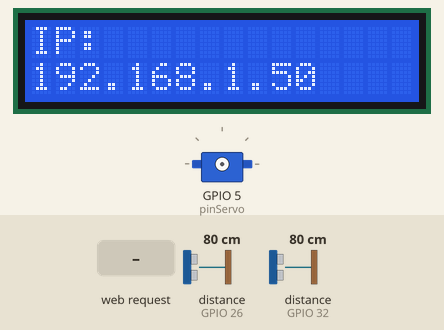
A sketch run on a simulated ESP32. Shown: 16×2 character LCD, servo. Wiring (inferred from the names in the program): 2 × ultrasonic range finder: trigger GPIO 27, echo GPIO 26 / trigger GPIO 33, echo GPIO 32. The test bench sets the inputs (shaded band); at power-on: distance to the obstacle (sensors on GPIO 26, GPIO 32) 80 cm. The echo pulse lasts 58.3 µs per cm; WiFi joins after 1.5 s; servers stay silent unless stated; uploads are accepted with an empty reply; what the sketch prints to the serial monitor is not drawn.

Above: at 1.6 s.
At 4.8 s:
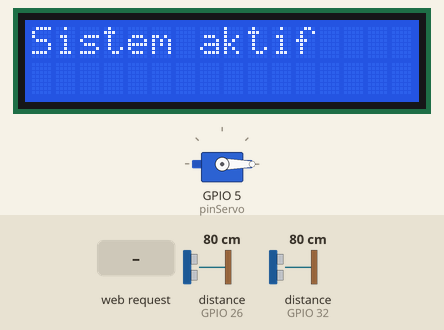
4.9 s: HTTP request GET /telur/simpan.php received
At 6.0 s:
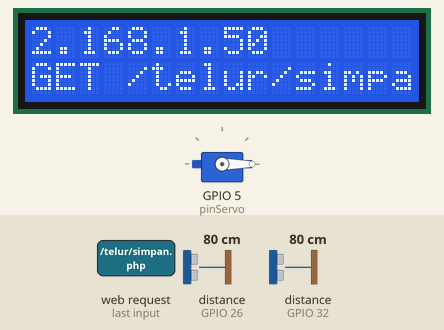
6.6 s: HTTP request GET /jelek received
At 7.8 s:
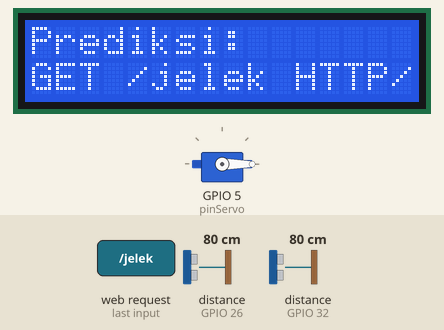
8.1 s: HTTP request GET /bagus received
At 8.9 s:
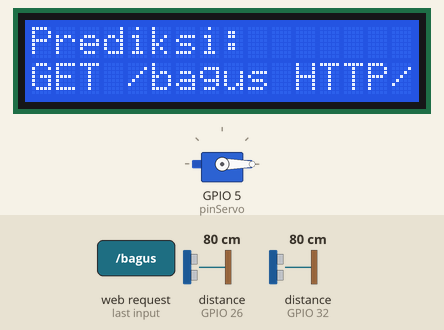
9.7 s: distance to the obstacle (sensor on GPIO 26) set to 7 cm
11.2 s: distance to the obstacle (sensor on GPIO 26) set to 4 cm
Timing chart, 0 to 14.2 s (numbered marks = the images above; inputs shaded):
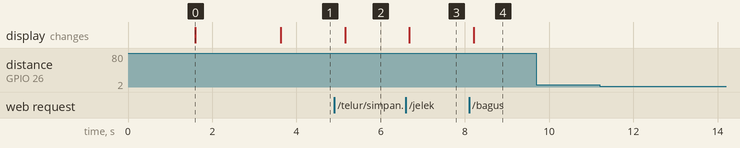

The sketch:

sketch_may28a.ino
```cpp
#include <WiFi.h>
#include <Wire.h>
#include <ESP32Servo.h>
#include <LiquidCrystal_I2C.h>
#include <HTTPClient.h>

// === WiFi Configuration ===
const char* ssid = "MONICA 123";
const char* password = "11223344";

// === Server Manual IP ===
const String serverIP = "192.168.100.37";
const String serverPath = "/telur/simpan.php";

// === ESP32 Server for ESP32-CAM Communication ===
WiFiServer server(8080);
WiFiClient client;

// === LCD Setup ===
LiquidCrystal_I2C lcd(0x27, 16, 2);

// === Servo Setup ===
Servo servoTelur;
const int pinServo = 5; // GPIO5

// === Ultrasonic Sensor Pins ===
const int trigPin1 = 27; // Sensor jelek
const int echoPin1 = 26;
const int trigPin2 = 33; // Sensor bagus
const int echoPin2 = 32;

long readDistanceCM(int trigPin, int echoPin) {
  digitalWrite(trigPin, LOW);
  delayMicroseconds(2);
  digitalWrite(trigPin, HIGH);
  delayMicroseconds(10);
  digitalWrite(trigPin, LOW);
  long duration = pulseIn(echoPin, HIGH, 30000);
  return duration * 0.034 / 2;
}

void kirimKeDatabase(const String& jenisTelur) {
  if (WiFi.status() != WL_CONNECTED) {
    Serial.println("WiFi tidak terhubung.");
    return;
  }

  HTTPClient http;
  String url = "http://" + serverIP + serverPath;

  http.begin(url);
  http.addHeader("Content-Type", "application/x-www-form-urlencoded");

  String data ="egg_scans=" + jenisTelur;
  int httpResponseCode = http.POST(data);

  Serial.print("Mengirim ke DB: ");
  Serial.println(url);
  Serial.print("Jenis: ");
  Serial.println(jenisTelur);
  Serial.print("Response code: ");
  Serial.println(httpResponseCode);

  if (httpResponseCode > 0) {
    Serial.println("Respon: " + http.getString());
  } else {
    Serial.println("Gagal kirim data.");
  }

  http.end();
}

void setup() {
  Serial.begin(115200);

  // LCD
  lcd.init();
  lcd.backlight();
  lcd.setCursor(0, 0);
  lcd.print("Connecting WiFi");

  // WiFi
  WiFi.begin(ssid, password);
  while (WiFi.status() != WL_CONNECTED) {
    delay(500);
    Serial.print(".");
  }
  Serial.println("\nWiFi Connected");
  Serial.print("IP Address: ");
  Serial.println(WiFi.localIP());

  lcd.clear();
  lcd.setCursor(0, 0);
  lcd.print("IP:");
  lcd.setCursor(0, 1);
  lcd.print(WiFi.localIP());
  delay(2000);

  // Start TCP Server
  server.begin();

  // Servo
  servoTelur.attach(pinServo);
  servoTelur.write(0); // posisi awal

  // Sensor
  pinMode(trigPin1, OUTPUT);
  pinMode(echoPin1, INPUT);
  pinMode(trigPin2, OUTPUT);
  pinMode(echoPin2, INPUT);

  lcd.clear();
  lcd.print("Sistem aktif");
}

void loop() {
  // === ESP32-CAM Communication ===
  client = server.available();
  if (client) {
    Serial.println("ESP32-CAM terhubung.");
    String incomingData = "";

    while (client.connected()) {
      while (client.available()) {
        char c = client.read();
        incomingData += c;
      }

      if (incomingData.length() > 0) {
        incomingData.trim();
        Serial.print("Prediksi CAM: ");
        Serial.println(incomingData);

        lcd.clear();
        lcd.setCursor(0, 0);
        lcd.print("Prediksi: ");
        lcd.setCursor(0, 1);
        lcd.print(incomingData);

        if (incomingData == "jelek") {
          servoTelur.write(20);
          delay(4000);
          servoTelur.write(90);
        } else if (incomingData == "bagus") {
          servoTelur.write(90);
        }
        client.stop();
        Serial.println ("koneksi terputus");


      }
    }
  }

  // === Sensor Jelek (Sensor 1) ===
  long jarak1 = readDistanceCM(trigPin1, echoPin1);
  if (jarak1 > 0 && jarak1 < 5) {
    Serial.println("Telur JELEK terdeteksi.");
    kirimKeDatabase("bad");
    delay(1000);
  }

  // === Sensor Bagus (Sensor 2) ===
  long jarak2 = readDistanceCM(trigPin2, echoPin2);
  if (jarak2 > 0 && jarak2 < 5) {
    Serial.println("Telur BAGUS terdeteksi.");
    kirimKeDatabase("good");
    delay(1000);
  }

  delay(200); // minimal delay
}
```

Measured:
- after the input at 4.9 s, the display: changes after 0.26 s (image 2)
- after the input at 6.6 s, the display: changes after 0.08 s (image 3)
- after the input at 8.1 s, the display: changes after 0.11 s (image 4)
- after the input at 9.7 s, every drawn part: stays the same
- after the input at 11.2 s, every drawn part: stays the same
- what the display in image 0 shows lasts 2.0 s, from 1.6 s to 3.6 s
